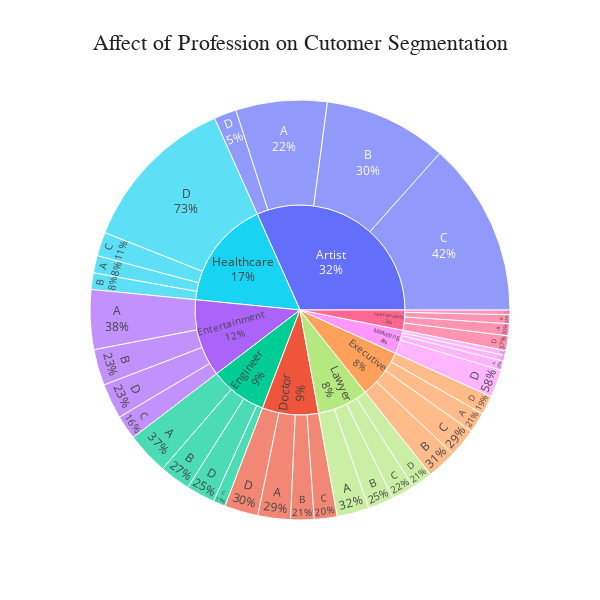
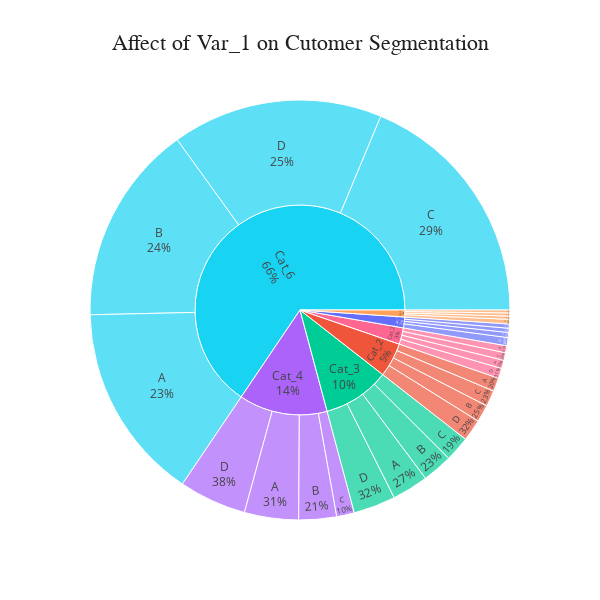

Notebook code cell kept with these figures, in order:
### Code cell
for feature in ['Profession', 'Var_1']:
    plot_pie(feature)

### Figure 1 — Plotly figure (JSON) as saved in the notebook; plotly's stock layout.template omitted (floating-point values rounded to 4 significant figures)
{"data": [{"branchvalues": "total", "customdata": [["Artist"], ["Doctor"], ["Engineer"], ["Entertainment"], ["Executive"], ["Healthcare"], ["Homemaker"], ["Lawyer"], ["Engineer"], ["Doctor"], ["Marketing"], ["Artist"], ["Entertainment"], ["Executive"], ["Healthcare"], ["Homemaker"], ["Doctor"], ["Artist"], ["Marketing"], ["Lawyer"], ["Engineer"], ["Entertainment"], ["Executive"], ["Healthcare"], ["Marketing"], ["Artist"], ["Homemaker"], ["Lawyer"], ["Doctor"], ["Engineer"], ["Entertainment"], ["Executive"], ["Lawyer"], ["Healthcare"], ["Homemaker"], ["Marketing"], ["Artist"], ["Doctor"], ["Engineer"], ["Entertainment"], ["Executive"], ["Healthcare"], ["Homemaker"], ["Lawyer"], ["Marketing"]], "domain": {"x": [0, 1], "y": [0, 1]}, "hovertemplate": "labels=%{label}<br>count=%{value}<br>parent=%{parent}<br>id=%{id}<br>Profession=%{customdata[0]}<extra></extra>", "ids": ["Artist/A", "Doctor/A", "Engineer/A", "Entertainment/A", "Executive/A", "Healthcare/A", "Homemaker/A", "Lawyer/A", "Engineer/B", "Doctor/B", "Marketing/A", "Artist/B", "Entertainment/B", "Executive/B", "Healthcare/B", "Homemaker/B", "Doctor/C", "Artist/C", "Marketing/B", "Lawyer/B", "Engineer/C", "Entertainment/C", "Executive/C", "Healthcare/C", "Marketing/C", "Artist/D", "Homemaker/C", "Lawyer/C", "Doctor/D", "Engineer/D", "Entertainment/D", "Executive/D", "Lawyer/D", "Healthcare/D", "Homemaker/D", "Marketing/D", "Artist", "Doctor", "Engineer", "Entertainment", "Executive", "Healthcare", "Homemaker", "Lawyer", "Marketing"], "labels": ["A", "A", "A", "A", "A", "A", "A", "A", "B", "B", "A", "B", "B", "B", "B", "B", "C", "C", "B", "B", "C", "C", "C", "C", "C", "D", "C", "C", "D", "D", "D", "D", "D", "D", "D", "D", "Artist", "Doctor", "Engineer", "Entertainment", "Executive", "Healthcare", "Homemaker", "Lawyer", "Marketing"], "marker": {"colors": ["#636efa", "#EF553B", "#00cc96", "#ab63fa", "#FFA15A", "#19d3f3", "#FF6692", "#B6E880", "#00cc96", "#EF553B", "#FF97FF", "#636efa", "#ab63fa", "#FFA15A", "#19d3f3", "#FF6692", "#EF553B", "#636efa", "#FF97FF", "#B6E880", "#00cc96", "#ab63fa", "#FFA15A", "#19d3f3", "#FF97FF", "#636efa", "#FF6692", "#B6E880", "#EF553B", "#00cc96", "#ab63fa", "#FFA15A", "#B6E880", "#19d3f3", "#FF6692", "#FF97FF", "#636efa", "#EF553B", "#00cc96", "#ab63fa", "#FFA15A", "#19d3f3", "#FF6692", "#B6E880", "#FF97FF"]}, "name": "", "parents": ["Artist", "Doctor", "Engineer", "Entertainment", "Executive", "Healthcare", "Homemaker", "Lawyer", "Engineer", "Doctor", "Marketing", "Artist", "Entertainment", "Executive", "Healthcare", "Homemaker", "Doctor", "Artist", "Marketing", "Lawyer", "Engineer", "Entertainment", "Executive", "Healthcare", "Marketing", "Artist", "Homemaker", "Lawyer", "Doctor", "Engineer", "Entertainment", "Executive", "Lawyer", "Healthcare", "Homemaker", "Marketing", "", "", "", "", "", "", "", "", ""], "textinfo": "label+percent parent", "type": "sunburst", "values": [558, 199, 259, 365, 125, 106, 73, 197, 189, 143, 57, 756, 221, 183, 101, 55, 140, 1065, 30, 158, 75, 148, 175, 146, 35, 137, 28, 140, 206, 176, 215, 116, 128, 979, 90, 170, 2516, 688, 699, 949, 599, 1332, 246, 623, 292]}], "layout": {"height": 600, "legend": {"tracegroupgap": 0}, "plot_bgcolor": "white", "title": {"font": {"color": "#221f1f", "family": "Calibri Black", "size": 22}, "text": "Affect of Profession on Cutomer Segmentation", "x": 0.5}, "width": 600}}

### Figure 2 — Plotly figure (JSON) as saved in the notebook; plotly's stock layout.template omitted (floating-point values rounded to 4 significant figures)
{"data": [{"branchvalues": "total", "customdata": [["Cat_1"], ["Cat_2"], ["Cat_3"], ["Cat_4"], ["Cat_5"], ["Cat_6"], ["Cat_7"], ["Cat_1"], ["Cat_2"], ["Cat_3"], ["Cat_4"], ["Cat_5"], ["Cat_2"], ["Cat_1"], ["Cat_7"], ["Cat_6"], ["Cat_3"], ["Cat_4"], ["Cat_5"], ["Cat_6"], ["Cat_7"], ["Cat_1"], ["Cat_2"], ["Cat_3"], ["Cat_4"], ["Cat_5"], ["Cat_6"], ["Cat_7"], ["Cat_1"], ["Cat_2"], ["Cat_3"], ["Cat_4"], ["Cat_5"], ["Cat_6"], ["Cat_7"]], "domain": {"x": [0, 1], "y": [0, 1]}, "hovertemplate": "labels=%{label}<br>count=%{value}<br>parent=%{parent}<br>id=%{id}<br>Var_1=%{customdata[0]}<extra></extra>", "ids": ["Cat_1/A", "Cat_2/A", "Cat_3/A", "Cat_4/A", "Cat_5/A", "Cat_6/A", "Cat_7/A", "Cat_1/B", "Cat_2/B", "Cat_3/B", "Cat_4/B", "Cat_5/B", "Cat_2/C", "Cat_1/C", "Cat_7/B", "Cat_6/B", "Cat_3/C", "Cat_4/C", "Cat_5/C", "Cat_6/C", "Cat_7/C", "Cat_1/D", "Cat_2/D", "Cat_3/D", "Cat_4/D", "Cat_5/D", "Cat_6/D", "Cat_7/D", "Cat_1", "Cat_2", "Cat_3", "Cat_4", "Cat_5", "Cat_6", "Cat_7"], "labels": ["A", "A", "A", "A", "A", "A", "A", "B", "B", "B", "B", "B", "C", "C", "B", "B", "C", "C", "C", "C", "C", "D", "D", "D", "D", "D", "D", "D", "Cat_1", "Cat_2", "Cat_3", "Cat_4", "Cat_5", "Cat_6", "Cat_7"], "marker": {"colors": ["#636efa", "#EF553B", "#00cc96", "#ab63fa", "#FFA15A", "#19d3f3", "#FF6692", "#636efa", "#EF553B", "#00cc96", "#ab63fa", "#FFA15A", "#EF553B", "#636efa", "#FF6692", "#19d3f3", "#00cc96", "#ab63fa", "#FFA15A", "#19d3f3", "#FF6692", "#636efa", "#EF553B", "#00cc96", "#ab63fa", "#FFA15A", "#19d3f3", "#FF6692", "#636efa", "#EF553B", "#00cc96", "#ab63fa", "#FFA15A", "#19d3f3", "#FF6692"]}, "name": "", "parents": ["Cat_1", "Cat_2", "Cat_3", "Cat_4", "Cat_5", "Cat_6", "Cat_7", "Cat_1", "Cat_2", "Cat_3", "Cat_4", "Cat_5", "Cat_2", "Cat_1", "Cat_7", "Cat_6", "Cat_3", "Cat_4", "Cat_5", "Cat_6", "Cat_7", "Cat_1", "Cat_2", "Cat_3", "Cat_4", "Cat_5", "Cat_6", "Cat_7", "", "", "", "", "", "", ""], "textinfo": "label+percent parent", "type": "sunburst", "values": [31, 83, 223, 333, 19, 1213, 51, 26, 106, 186, 232, 20, 99, 26, 43, 1232, 154, 109, 18, 1496, 47, 50, 134, 259, 415, 28, 1297, 62, 133, 422, 822, 1089, 85, 5238, 203]}], "layout": {"height": 600, "legend": {"tracegroupgap": 0}, "plot_bgcolor": "white", "title": {"font": {"color": "#221f1f", "family": "Calibri Black", "size": 22}, "text": "Affect of Var_1 on Cutomer Segmentation", "x": 0.5}, "width": 600}}
